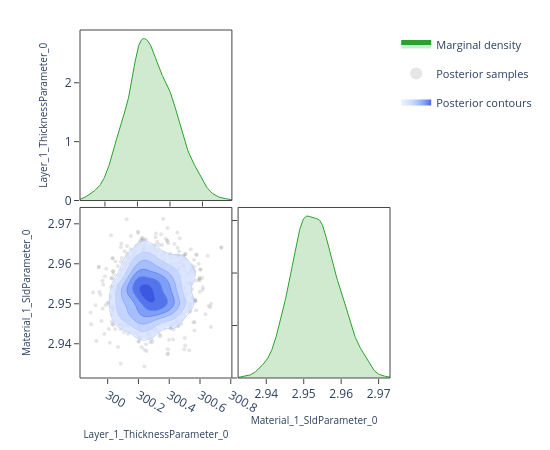

Source (notebook cell):
### Code cell
# ---- Pairwise focus: thickness vs SLD ---------------------------------------
# A 2-parameter corner plot zooms in on the joint posterior for a specific
# pair.  This is the same view the EasyReflectometryApp's "2D Heatmap"
# sub-tab uses to inspect parameter degeneracies.


params_of_interest = ['Layer_1_ThicknessParameter_0', 'Material_1_SldParameter_0']
idx = [posterior.param_names.index(p) for p in params_of_interest]
subset_draws = np.asarray(posterior.draws)[:, idx]

fig = plot_corner(subset_draws, params_of_interest)
fig.show()

### Figure 1 — Plotly figure (JSON) as saved in the notebook; plotly's stock layout.template omitted (floating-point values rounded to 4 significant figures; data arrays with more than 128 entries replaced by an {"elided": "..."} marker saying what was removed)
{"data": [{"fill": "tozeroy", "fillcolor": "rgba(44, 160, 44, 0.22)", "hoverinfo": "skip", "legendgroup": "marginal", "line": {"color": "rgb(44, 160, 44)", "width": 1}, "mode": "lines", "name": "Marginal density", "showlegend": true, "type": "scatter", "x": {"elided": "256 float values"}, "xaxis": "x", "y": {"elided": "256 float values"}, "yaxis": "y"}, {"hoverinfo": "skip", "legendgroup": "scatter", "marker": {"color": "rgba(140, 140, 140, 0.22)", "size": 4}, "mode": "markers", "name": "Posterior samples", "showlegend": true, "type": "scatter", "x": {"elided": "880 float values"}, "xaxis": "x3", "y": {"elided": "880 float values"}, "yaxis": "y3", "zorder": 0}, {"colorscale": [[0.0, "rgba(224, 233, 255, 0.62)"], [0.35, "rgba(183, 203, 255, 0.70)"], [0.6, "rgba(138, 169, 252, 0.78)"], [0.82, "rgba(96, 131, 242, 0.84)"], [1.0, "rgba(58, 86, 224, 0.90)"]], "connectgaps": false, "contours": {"coloring": "fill", "end": 154.5, "showlabels": false, "showlines": false, "size": 24.4, "start": 32.53}, "hoverinfo": "skip", "legendgroup": "contour", "name": "Posterior contours", "showlegend": true, "showscale": false, "type": "contour", "x": [299.8, 299.9, 299.9, 299.9, 299.9, 299.9, 299.9, 299.9, 299.9, 300.0, 300.0, 300.0, 300.0, 300.0, 300.0, 300.0, 300.0, 300.0, 300.1, 300.1, 300.1, 300.1, 300.1, 300.1, 300.1, 300.1, 300.2, 300.2, 300.2, 300.2, 300.2, 300.2, 300.2, 300.2, 300.2, 300.3, 300.3, 300.3, 300.3, 300.3, 300.3, 300.3, 300.3, 300.4, 300.4, 300.4, 300.4, 300.4, 300.4, 300.4, 300.4, 300.4, 300.5, 300.5, 300.5, 300.5, 300.5, 300.5, 300.5, 300.5, 300.6, 300.6, 300.6, 300.6, 300.6, 300.6, 300.6, 300.6, 300.7, 300.7, 300.7, 300.7, 300.7, 300.7, 300.7, 300.7, 300.7, 300.8, 300.8, 300.8], "xaxis": "x3", "y": [2.932, 2.933, 2.934, 2.934, 2.935, 2.935, 2.936, 2.936, 2.937, 2.937, 2.938, 2.938, 2.939, 2.939, 2.94, 2.94, 2.941, 2.941, 2.942, 2.942, 2.943, 2.943, 2.944, 2.944, 2.945, 2.945, 2.946, 2.946, 2.947, 2.947, 2.948, 2.948, 2.949, 2.949, 2.95, 2.95, 2.951, 2.951, 2.952, 2.953, 2.953, 2.954, 2.954, 2.955, 2.955, 2.956, 2.956, 2.957, 2.957, 2.958, 2.958, 2.959, 2.959, 2.96, 2.96, 2.961, 2.961, 2.962, 2.962, 2.963, 2.963, 2.964, 2.964, 2.965, 2.965, 2.966, 2.966, 2.967, 2.967, 2.968, 2.968, 2.969, 2.969, 2.97, 2.97, 2.971, 2.972, 2.972, 2.973, 2.973], "yaxis": "y3", "z": {"elided": "80x80 float values"}, "zmax": 154.5, "zmin": 32.53, "zorder": 1}, {"colorscale": [[0.0, "rgba(183, 203, 255, 0.94)"], [0.35, "rgba(183, 203, 255, 0.94)"], [0.35, "rgba(138, 169, 252, 0.95)"], [0.6, "rgba(138, 169, 252, 0.95)"], [0.6, "rgba(96, 131, 242, 0.96)"], [0.82, "rgba(96, 131, 242, 0.96)"], [0.82, "rgba(58, 86, 224, 0.98)"], [1.0, "rgba(58, 86, 224, 0.98)"]], "contours": {"coloring": "lines", "end": 154.5, "showlabels": false, "size": 24.4, "start": 32.53}, "hoverinfo": "skip", "legendgroup": "contour", "line": {"width": 0.9}, "showlegend": false, "showscale": false, "type": "contour", "x": [299.8, 299.9, 299.9, 299.9, 299.9, 299.9, 299.9, 299.9, 299.9, 300.0, 300.0, 300.0, 300.0, 300.0, 300.0, 300.0, 300.0, 300.0, 300.1, 300.1, 300.1, 300.1, 300.1, 300.1, 300.1, 300.1, 300.2, 300.2, 300.2, 300.2, 300.2, 300.2, 300.2, 300.2, 300.2, 300.3, 300.3, 300.3, 300.3, 300.3, 300.3, 300.3, 300.3, 300.4, 300.4, 300.4, 300.4, 300.4, 300.4, 300.4, 300.4, 300.4, 300.5, 300.5, 300.5, 300.5, 300.5, 300.5, 300.5, 300.5, 300.6, 300.6, 300.6, 300.6, 300.6, 300.6, 300.6, 300.6, 300.7, 300.7, 300.7, 300.7, 300.7, 300.7, 300.7, 300.7, 300.7, 300.8, 300.8, 300.8], "xaxis": "x3", "y": [2.932, 2.933, 2.934, 2.934, 2.935, 2.935, 2.936, 2.936, 2.937, 2.937, 2.938, 2.938, 2.939, 2.939, 2.94, 2.94, 2.941, 2.941, 2.942, 2.942, 2.943, 2.943, 2.944, 2.944, 2.945, 2.945, 2.946, 2.946, 2.947, 2.947, 2.948, 2.948, 2.949, 2.949, 2.95, 2.95, 2.951, 2.951, 2.952, 2.953, 2.953, 2.954, 2.954, 2.955, 2.955, 2.956, 2.956, 2.957, 2.957, 2.958, 2.958, 2.959, 2.959, 2.96, 2.96, 2.961, 2.961, 2.962, 2.962, 2.963, 2.963, 2.964, 2.964, 2.965, 2.965, 2.966, 2.966, 2.967, 2.967, 2.968, 2.968, 2.969, 2.969, 2.97, 2.97, 2.971, 2.972, 2.972, 2.973, 2.973], "yaxis": "y3", "z": {"elided": "80x80 float values"}, "zmax": 154.5, "zmin": 32.53, "zorder": 2}, {"fill": "tozeroy", "fillcolor": "rgba(44, 160, 44, 0.22)", "hoverinfo": "skip", "legendgroup": "marginal", "line": {"color": "rgb(44, 160, 44)", "width": 1}, "mode": "lines", "name": "Marginal density", "showlegend": false, "type": "scatter", "x": {"elided": "256 float values"}, "xaxis": "x4", "y": {"elided": "256 float values"}, "yaxis": "y4"}], "layout": {"height": 450, "legend": {"font": {"size": 11}, "itemsizing": "constant", "orientation": "v", "x": 1.02, "xanchor": "left", "y": 1.0, "yanchor": "top"}, "margin": {"b": 60, "l": 80, "r": 160, "t": 30}, "plot_bgcolor": "white", "shapes": [{"fillcolor": "rgba(0,0,0,0)", "layer": "above", "line": {"color": "#444", "width": 1}, "type": "rect", "x0": 0, "x1": 1, "xref": "x domain", "y0": 0, "y1": 1, "yref": "y domain"}, {"fillcolor": "rgba(0,0,0,0)", "layer": "above", "line": {"color": "#444", "width": 1}, "type": "rect", "x0": 0, "x1": 1, "xref": "x3 domain", "y0": 0, "y1": 1, "yref": "y3 domain"}, {"fillcolor": "rgba(0,0,0,0)", "layer": "above", "line": {"color": "#444", "width": 1}, "type": "rect", "x0": 0, "x1": 1, "xref": "x4 domain", "y0": 0, "y1": 1, "yref": "y4 domain"}], "showlegend": true, "width": 550, "xaxis": {"anchor": "y", "domain": [0.0, 0.49], "showgrid": false, "showticklabels": false, "ticks": "outside", "zeroline": false}, "xaxis2": {"anchor": "y2", "domain": [0.51, 1.0], "showgrid": false, "ticks": "outside", "visible": false, "zeroline": false}, "xaxis3": {"anchor": "y3", "domain": [0.0, 0.49], "showgrid": false, "ticks": "outside", "title": {"font": {"size": 10}, "text": "Layer_1_ThicknessParameter_0"}, "zeroline": false}, "xaxis4": {"anchor": "y4", "domain": [0.51, 1.0], "showgrid": false, "ticks": "outside", "title": {"font": {"size": 10}, "text": "Material_1_SldParameter_0"}, "zeroline": false}, "yaxis": {"anchor": "x", "domain": [0.51, 1.0], "showgrid": false, "ticks": "outside", "title": {"font": {"size": 10}, "text": "Layer_1_ThicknessParameter_0"}, "zeroline": false}, "yaxis2": {"anchor": "x2", "domain": [0.51, 1.0], "showgrid": false, "ticks": "outside", "visible": false, "zeroline": false}, "yaxis3": {"anchor": "x3", "domain": [0.0, 0.49], "showgrid": false, "ticks": "outside", "title": {"font": {"size": 10}, "text": "Material_1_SldParameter_0"}, "zeroline": false}, "yaxis4": {"anchor": "x4", "domain": [0.0, 0.49], "showgrid": false, "showticklabels": false, "ticks": "outside", "zeroline": false}}}
